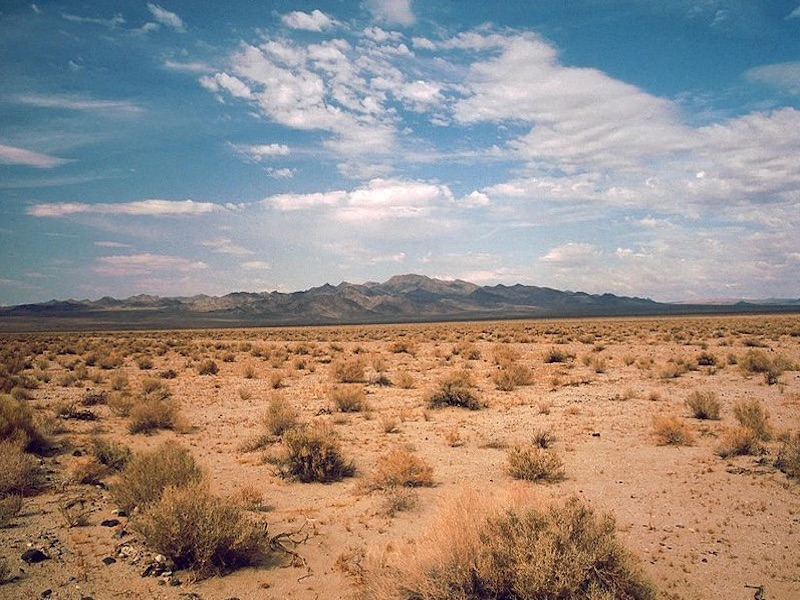
#> input picture cse110/CSE Photos/desert.jpg, 800 x 600 px, found by its file name
$ python 08Prove.py
#> lines starting #> are read from the running program, lines starting #| are printed output that depends on the picture
# This imports the use of the python image library.
from PIL import Image

# This tells the program to open the images to be used.
image_desert = Image.open('desert.jpg')
#> image_desert is the input picture: PIL image 800x600 RGB; mean R, G, B 151.6, 139.6, 131.6
image_cactus = Image.open('cactus.jpg')
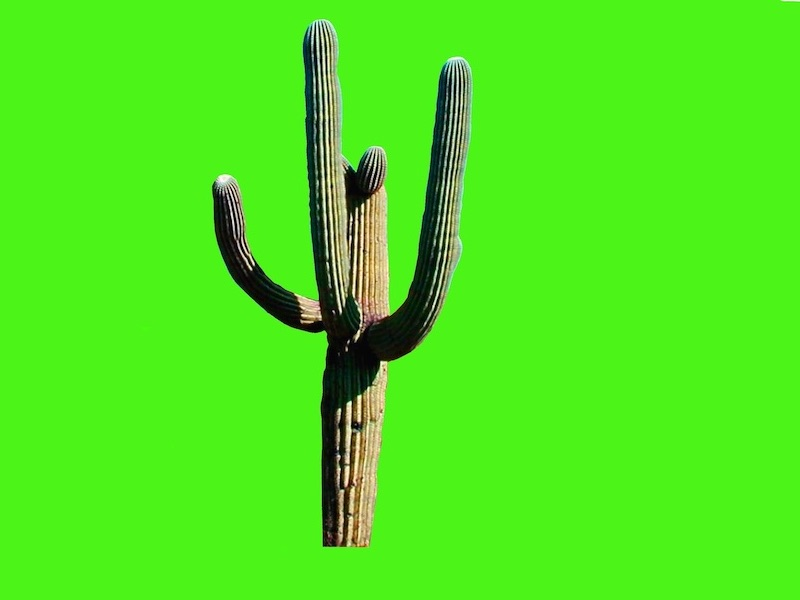
#> input picture cse110/CSE Photos/cactus.jpg, 800 x 600 px, found by its file name
#> image_cactus is the input picture: PIL image 800x600 RGB; mean R, G, B 77.7, 229.6, 28.9

# This tells the program to load the images onto different variables.
pixels_desert = image_desert.load()
pixels_cactus = image_cactus.load()

# This removes the green screen and applies the background image to replace the pixels.
for x in range(0, 800):
    for y in range(0, 600):
        (r, g, b) = pixels_cactus[x, y]
        if r <= 150 and g >= 210 and b <= 60:
            pixels_cactus[x, y] = pixels_desert[x, y]

# This will save the new image.
image_cactus.save('cactus_desert.jpg')
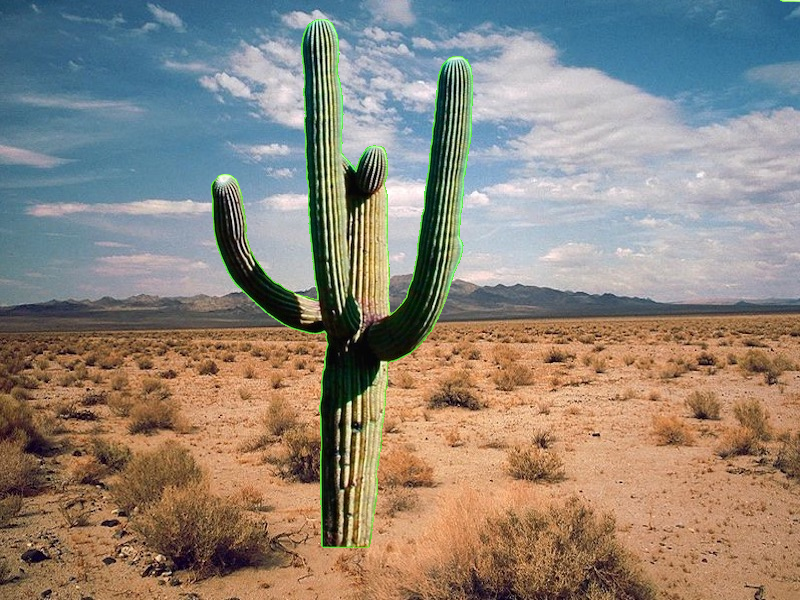
#> saved as cactus_desert.jpg: PIL image 800x600 RGB; mean R, G, B 143.3, 134, 122.9

# This will show the image with changes made.
image_cactus.show()
